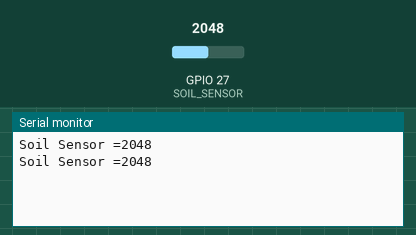
The sketch below on a simulated ESP32. Shown: the last lines printed to the serial monitor. Inputs (shaded band) come from the test bench; at power-on: GPIO 27 (SOIL_SENSOR) = 2048.

Above: at 3.8 s.
3.9 s: GPIO 27 (SOIL_SENSOR) set to 2866
At 7.4 s:
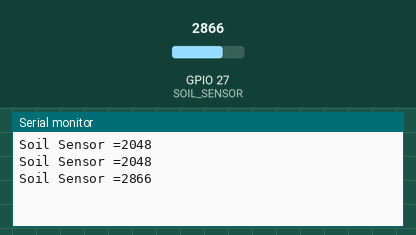
7.8 s: GPIO 27 (SOIL_SENSOR) set to 3603
At 9.8 s:
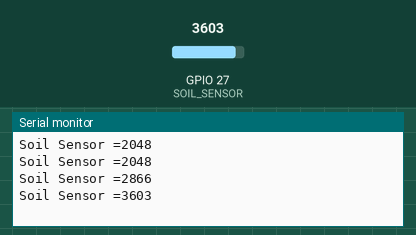
Timing chart, 0 to 11.3 s (numbered marks = the images above; inputs shaded):
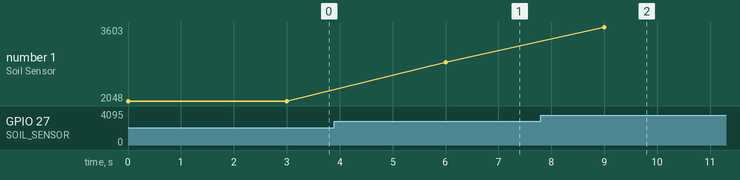

The sketch:

SOIL_Sensor.ino
```cpp
#define SOIL_SENSOR 27

void setup() {
  // put your setup code here, to run once:
    Serial.begin(9600);
}

void loop() {
  // put your main code here, to run repeatedly:
  Serial.print("Soil Sensor =");
  Serial.println(analogRead(SOIL_SENSOR));
  delay(3000);
}
```

Measured:
- after the input at 3.9 s, the serial monitor: prints a new line after 2.1 s (image 1)
- after the input at 7.8 s, the serial monitor: prints a new line after 1.2 s (image 2)
- plotted number 1: 2048 → 2866 after the input at 3.9 s, 2866 → 3603 after the input at 7.8 s
